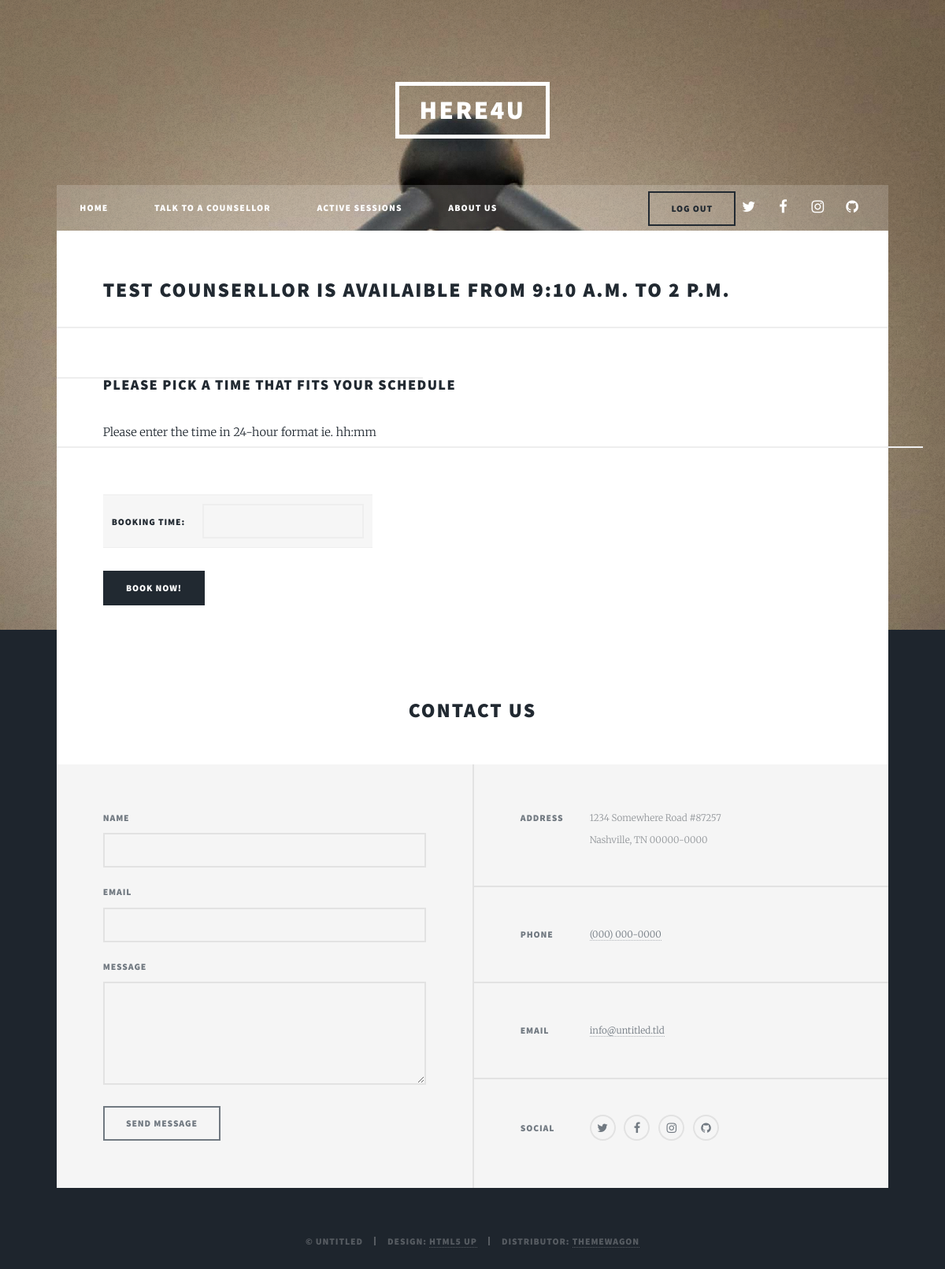
Page /book/1/ (signed in) on the committed database.
### client/models.py (models this page shows, shortened)
class Counsellordata(models.Model):
    User = models.OneToOneField(User,on_delete=models.SET_NULL, null=True, blank=True)
    Name = models.CharField(max_length=100)
    Gender=models.IntegerField(choices=[(0,'Male'),(1,'Female'),(2,'Other')])
    Age=models.IntegerField(blank = True,null=True)
    Profile_pic = models.FileField(blank=True,null=True)
    Email=models.EmailField()
    State=models.CharField(max_length=50,blank=True,null=True)
    City=models.CharField(max_length=50,blank=True,null=True)
    Education=models.CharField(max_length=300,blank = True,null=True)
    Expertise = models.CharField(max_length=200,blank=True,null=True)
    Summary = models.CharField(max_length=1000,blank=True,null=True)
    Consultation_start = models.TimeField(null=True,auto_now=False, auto_now_add=False)
    Consultation_end = models.TimeField(null=True,auto_now=False, auto_now_add=False)

### client/views.py (the view)
# urls.py: path('book/<int:pk>/',views.book,name="book-appointment"),
@login_required
def book(request,pk):
    counsellor = Counsellordata.objects.get(pk=pk)
    if not counsellor:
        return redirect(talk)
    form = BookingForm()
    check = ActiveCounsellor.objects.filter(user = request.user, Counsellor=counsellor.User)
    if not check:
        context={"form":form,"client":True,"counsellor":counsellor}
        if request.method=='POST':
            form = BookingForm(request.POST)
            instance = form.save(commit=False)
            if form.is_valid() and instance.Booking_time>=counsellor.Consultation_start and instance.Booking_time<= counsellor.Consultation_end:
                instance.user = request.user
                instance.Counsellor = counsellor.User
                active_client = ActiveClient(user=counsellor.User,Client=request.user,Booking_time=instance.Booking_time)
                instance.save()
                active_client.save()
                return redirect(sessions)
            else:
                form = BookingForm()
                return render(request,'client/book.html',context)
        else:
            return render(request,'client/book.html',context)
    return redirect(talk)

### client/forms.py
class BookingForm(ModelForm):
	class Meta:
		model = ActiveCounsellor
		fields = ['Booking_time']

### client/templates/client/book.html (shortened to what this page needs)
{%extends "client/base.html"%}
 {%block home_state%}<li>{%endblock%}
 {%block talk_state%}<li>{%endblock%}
 {%block session_state%}<li>{%endblock%}
 {%block about_state%}<li>{%endblock%}
 {%block content%}
 <h2>{{counsellor.Name}} is availaible from {{counsellor.Consultation_start}} to {{counsellor.Consultation_end}}</h2>
 <h3>Please pick a time that fits your schedule</h3>
 <centre>Please enter the time in 24-hour format ie. hh:mm</centre>
 <form method="POST">
   <div class="table-wrapper">
		<table>
			{{form.as_table}}
		</table>
	</div>
	<div class="12u$">
		<ul class="actions" align="centre">
			<li><input type="submit" value="Book Now!"  class="special" /></li>
		</ul>
	</div>
 </form>
 {%endblock%}

### rows in the picture
Counsellordata: Name "TEST COUNSERLLOR", Consultation_start "9:10 A.M.", Consultation_end "2 P.M."
